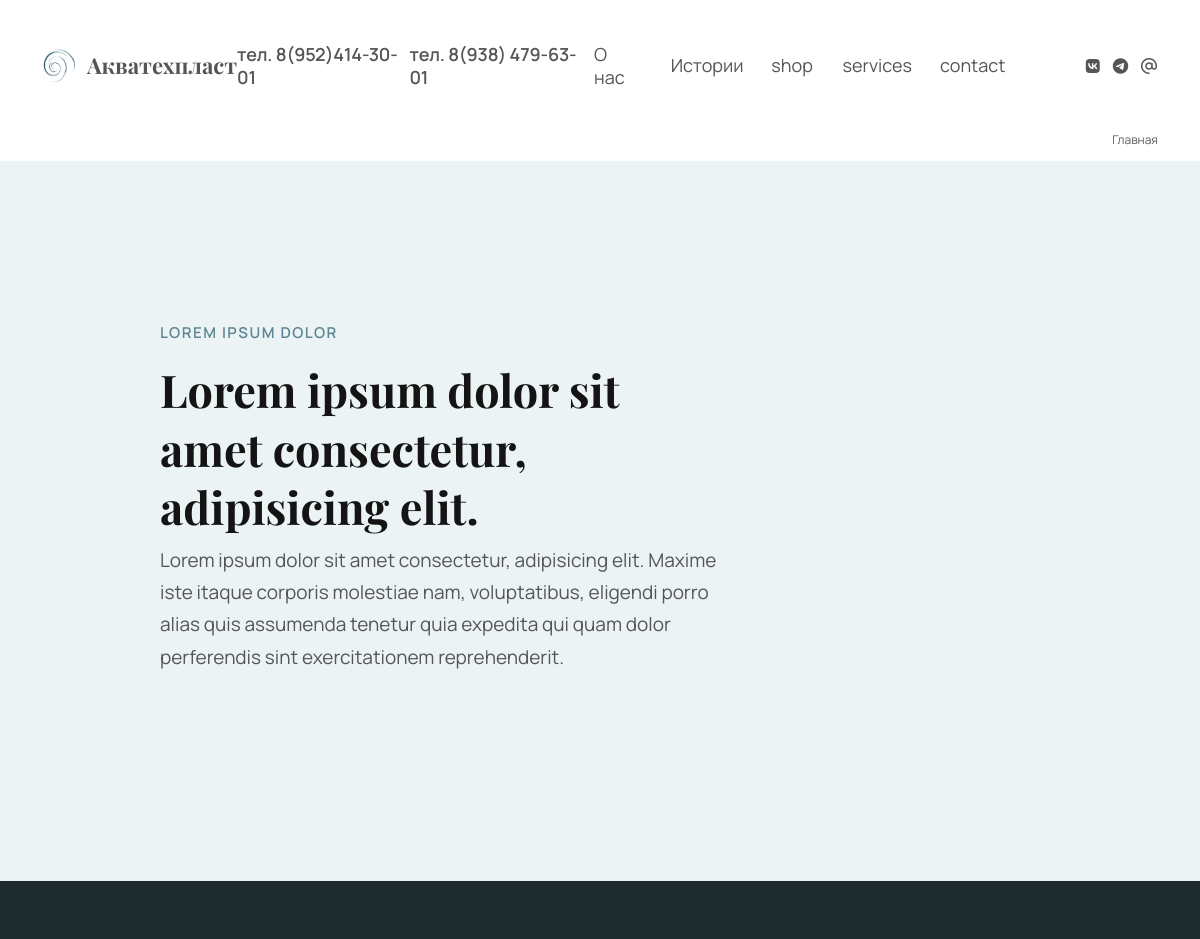
The app's page / (upper part), older data.
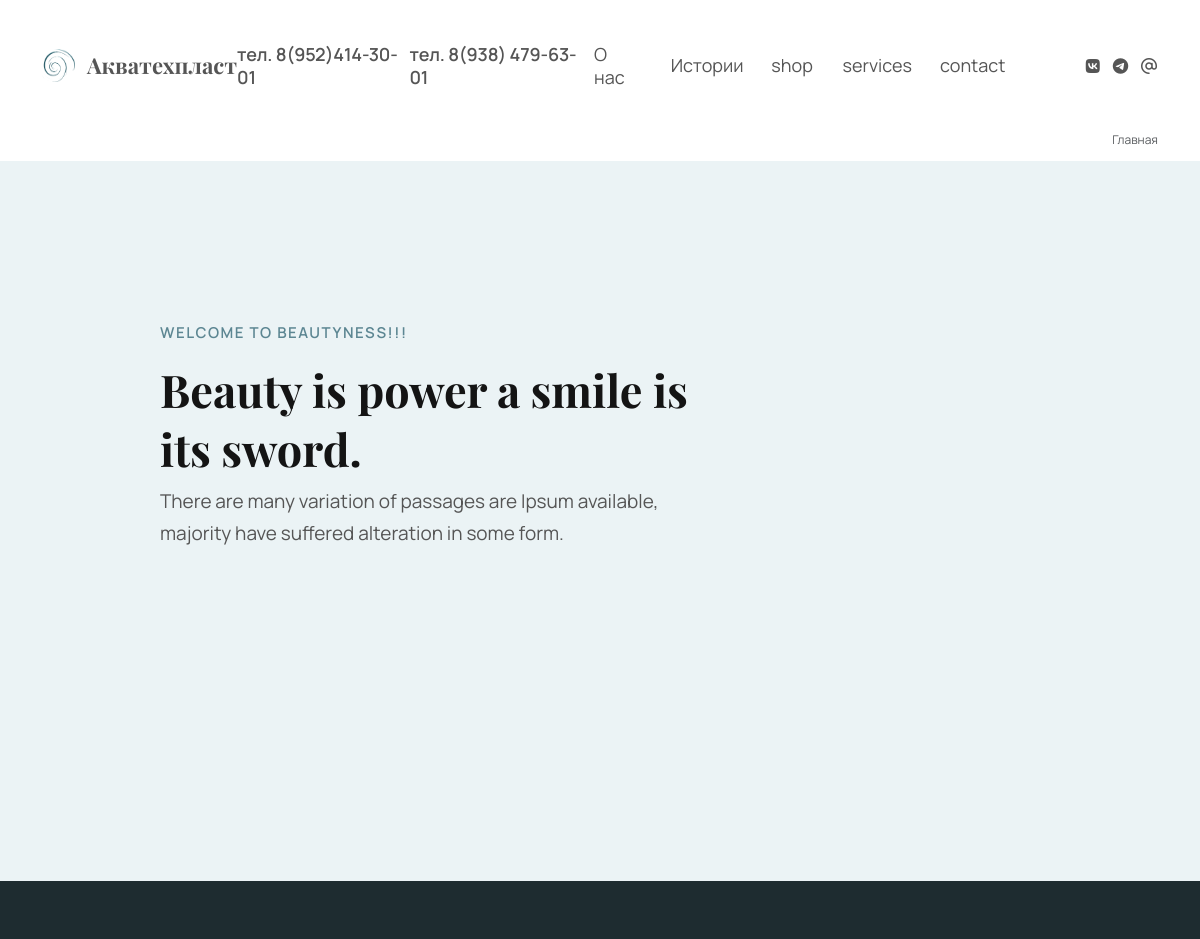
The same page, newer data.
### content/models.py (models this page shows, shortened)
class FirstPageTitleModel(models.Model):
    welcome = models.CharField(max_length=100,
                                help_text='не больше 100 символов, включая пробелы и знаки припенания',
                                verbose_name='Приветственный текст вверху заголовка')
    title = models.CharField(max_length=200,
                                help_text='не больше 200 символов, включая пробелы и знаки припенания',
                                verbose_name='Заголовок первой страницы')
    subtitle = models.CharField(max_length=500,
                                help_text='не больше 500, включая пробелы и знаки припенания',
                                verbose_name='Подзаголовок первой страницы')
    class Meta:
        verbose_name = 'Контент первой страницы'
        verbose_name_plural = 'Управление баннером (информация первого экрана)'

### main/views.py (the view)
# urls.py: path('', views.index, name='index'),
def index(request):
    titles = FirstPageTitleModel.objects.all()
    services = ServicesModel.objects.all()
    abouts = FirstPageAboutModel.objects.all()
    categories = ShopCategoryModel.objects.all()
    reviews_publish = ReviewModel.objects.filter(publish=True)
    awesomes = FirstPageAwesomeModel.objects.all()
    discounts = DiscountModel.objects.filter(publish=True)
    blogs = BlogModel.objects.filter(publish=True)[:3]
    today = date.today()
    breadcrumbs = [
        {"name": "Главная", "url": "/"},
    ]
    categories_with_products = []
    for discount in discounts:
        discount.days_left = (discount.date_to - today).days
    for category in categories:
        products = ShopElementModel.objects.filter(category=category)[:3]
        if products.exists():
            categories_with_products.append({
                'category' : category,
                'products' : products})
    return render(request, 'main/index.html', {'titles' : titles,
                                               'services' : services,
                                               'abouts' : abouts,
                                               'categories_with_products' : categories_with_products,
                                               'reviews': reviews_publish,
                                               'awesomes': awesomes,
                                               'discounts' : discounts,
                                               'blogs' : blogs,
                                               'breadcrumbs': breadcrumbs,
                                               })

### catalog/models.py (called while the page is built)
    def get_image_url(self):
        if self.image:
            return self.image.url
        return None

### content/models.py (called while the page is built)
    def get_icon_url(self):
        if self.icon:
            return self.icon.url
        return None

### templates/main/index.html (shortened to what this page needs)
{% extends "components/base.html" %}
{% load static %}
{% block content %}
    <section class="welcome" id="welcome">
        <div class="welcome-left">
            <div class="content slider">
                <div class="slides">
                    {% for title in titles %}
                        <div class="slide">
                                <p class="welcome-welcome">{{ title.welcome }}</p>
                                <h2 class="welcome-title">{{ title.title }}</h2>
                                <p class="welcome-subtitle">{{ title.subtitle }}</p>
                        </div>
                    {% endfor %}
                </div>
            </div>
        </div>
        <div class="welcome-right">
        </div>
    </section>
{% endblock %}

### templates/components/base.html (shortened to what this page needs)
{% load static %}
<!DOCTYPE html>
<html lang="en">
<head>
    <link href="https://cdn.jsdelivr.net/npm/bootstrap@5.3.3/dist/css/bootstrap.min.css" rel="stylesheet">
    <link rel="stylesheet" href="{% static 'css/style.css' %}">
    <link rel="stylesheet" href="{% static 'css/header.css' %}">
    <link rel="stylesheet" href="{% static 'css/footer.css' %}">
</head>
<body>
    {% include "components/header.html" %}
    {% include "components/breadcrumbs.html" %}
    <main>
        {% block content %}
        {% endblock %}
    </main>
</body>
</html>

### templates/components/header.html (shortened to what this page needs)
{% load static %}
<header class="header">
    <div class="container header-visible">
        <div class="row">
            <div class="col-xl-6 col-lg-12 header-title">
                <a class="header-title-logo" href="https://poolkuban.ru">
                    <img src="{% static 'img/logo/rak.png' %}" alt="Акватехпласт">
                    <p>Акватехпласт</p>
                </a>
                <a class="header-title-tel" href="tel:89534143001">тел. 8(952)414-30-01</a>
                <a class="header-title-tel" href="tel:+79384796301">тел. 8(938) 479-63-01</a>
            </div>
            <div class="col-xl-6 col-lg-12 header-nav">
                <div class="header-nav-menu">
                    <nav>
                        <ul>
                            <li class="header-effect block"><a href="{% url 'about' %}">О нас</a></li>
                            <li class="header-effect block"><a href="{% url 'blogs' %}">Истории</a></li>
                            <li class="header-effect block"><a href="#">shop</a></li>
                            <li class="header-effect block"><a href="#">services</a></li>
                            <li class="header-effect block"><a href="#">contact</a></li>
                        </ul>
                    </nav>
                </div>
                <div class="header-nav-icon header-effect">
                    <a href="#">
                        <i class="fa-brands fa-vk"></i>
                    </a>
                    <a href="#">
                        <i class="fa-brands fa-telegram"></i>
                    </a>
                    <a href="#">
                        <i class="fa-solid fa-at"></i>
                    </a>
                </div>
            </div>
        </div>
    </div>
</header>

### templates/components/breadcrumbs.html
{% load static %}
<div class="breadcrumb">
    <div class="container">
        <nav aria-label="breadcrumb">
            <ol class="breadcrumb-list" name="breadcrumb">
                {% for breadcrumb in breadcrumbs %}
                    {% if not forloop.last %}
                        <li class="breadcrumb-item"><a href="{{ breadcrumb.url }}">{{ breadcrumb.name }}</a></li>
                    {% else %}
                        <li class="breadcrumb-item active" aria-current="page">{{ breadcrumb.name }}</li>
                    {% endif %}
                {% endfor %}
            </ol>
        </nav>
    </div>
</div>

### templates/components/footer.html (shortened to what this page needs)
{% load static %}

### static/css/style.css (style rules this page uses)
* { padding: 0; margin: 0; -webkit-box-sizing: border-box; box-sizing: border-box; }
h1, h2, h3, h4, h5, h6 { font-family: "Play fair"; font-weight: 700; }
p, li, a, input, button { font-family: "Manrope"; font-weight: 400; }
ol, ul, li { list-style: none; }
a { text-decoration: none; border: none; color: rgb(85, 85, 85); }
.breadcrumb { width: 100%; height: 30px; margin-bottom: 0; border-bottom: 1px solid rgb(255, 255, 255); display: -webkit-box; display: -ms-flexbox; display: flex; -webkit-box-align: center; -ms-flex-align: center; align-items: center; font-size: 12px; }
.breadcrumb-list { display: -webkit-box; display: -ms-flexbox; display: flex; -webkit-box-pack: end; -ms-flex-pack: end; justify-content: flex-end; }
.welcome { position: relative; display: -webkit-box; display: -ms-flexbox; display: flex; -webkit-box-orient: horizontal; -webkit-box-direction: normal; -ms-flex-direction: row; flex-direction: row; -ms-flex-wrap: wrap; flex-wrap: wrap; width: 100%; }
.welcome-left { background-color: rgb(235, 243, 245); width: 50%; min-height: 720px; padding-top: 160px; padding-left: 260px; padding-bottom: 260px; height: calc(100vh - 126px); }
.welcome-welcome { font-size: 15px; font-weight: 600; line-height: 23.17px; letter-spacing: 0.1em; text-align: left; text-transform: uppercase; color: rgb(92, 134, 146); }
.welcome-title { font-size: 70px; line-height: 91px; letter-spacing: -1.5%; color: rgb(20, 20, 20); }
.welcome-subtitle { font-size: 19px; font-weight: 400; line-height: 32.3px; text-align: left; color: rgb(85, 85, 85); }
.welcome-right { width: 50%; height: calc(100vh - 126px); background: rgb(30, 44, 48); display: -webkit-box; display: -ms-flexbox; display: flex; -webkit-box-align: center; -ms-flex-align: center; align-items: center; }
.slides { position: relative; display: -webkit-box; display: -ms-flexbox; display: flex; width: 510px; -webkit-transition: -webkit-transform 0.5s ease-in-out; transition: -webkit-transform 0.5s ease-in-out; transition: transform 0.5s ease-in-out; transition: transform 0.5s ease-in-out, -webkit-transform 0.5s ease-in-out; }
.slide { position: absolute; min-width: 100%; opacity: 0; -webkit-transform: translateY(40px); -ms-transform: translateY(40px); transform: translateY(40px); -webkit-transition: opacity 1s ease-in-out, -webkit-transform 1s ease-in-out; transition: opacity 1s ease-in-out, -webkit-transform 1s ease-in-out; transition: opacity 1s ease-in-out, transform 1s ease-in-out; transition: opacity 1s ease-in-out, transform 1s ease-in-out, -webkit-transform 1s ease-in-out; }
.slide.active { opacity: 1; -webkit-transform: translateY(0); -ms-transform: translateY(0); transform: translateY(0); }
@media (max-width: 1440px) { .welcome-left { padding-top: 160px; padding-left: 160px; padding-bottom: 160px; } }
@media (max-width: 1440px) { .welcome-title { font-size: 55px; line-height: 71.5px; letter-spacing: -1.5%; } }
@media (max-width: 1440px) { .welcome-right { -webkit-box-align: start; -ms-flex-align: start; align-items: flex-start; padding-top: 160px; } }
@media (max-width: 1440px) { .slides { width: 410px; } }
@media (max-width: 1200px) { .welcome-left { width: 100%; height: 50vh; } }
@media (max-width: 1200px) { .welcome-title { font-size: 45px; line-height: 58.5px; letter-spacing: -1.5%; } }
@media (max-width: 1200px) { .welcome-right { width: 100%; height: 70vh; -webkit-box-align: center; -ms-flex-align: center; align-items: center; margin: 0; -webkit-box-pack: center; -ms-flex-pack: center; justify-content: center; padding-top: 30px; } }
@media (max-width: 1200px) { .slides { width: 560px; } }

Row changes from the older to the newer data that the page shows:
removed FirstPageTitleModel: welcome "LOREM IPSUM DOLOR", title "Lorem ipsum dolor sit amet consectetur, adipisicing elit.", subtitle "Lorem ipsum dolor sit amet consectetur, adipisicing elit. Maxime iste itaque corporis molestiae nam, voluptatibus, eligendi porro alias quis assumenda tenetur quia expedita qui quam dolor perferendis sint exercitationem reprehenderit."
added FirstPageTitleModel: welcome "WELCOME TO BEAUTYNESS!!!", title "Beauty is power a smile is its sword.", subtitle "There are many variation of passages are Ipsum available, majority have suffered alteration in some form."
